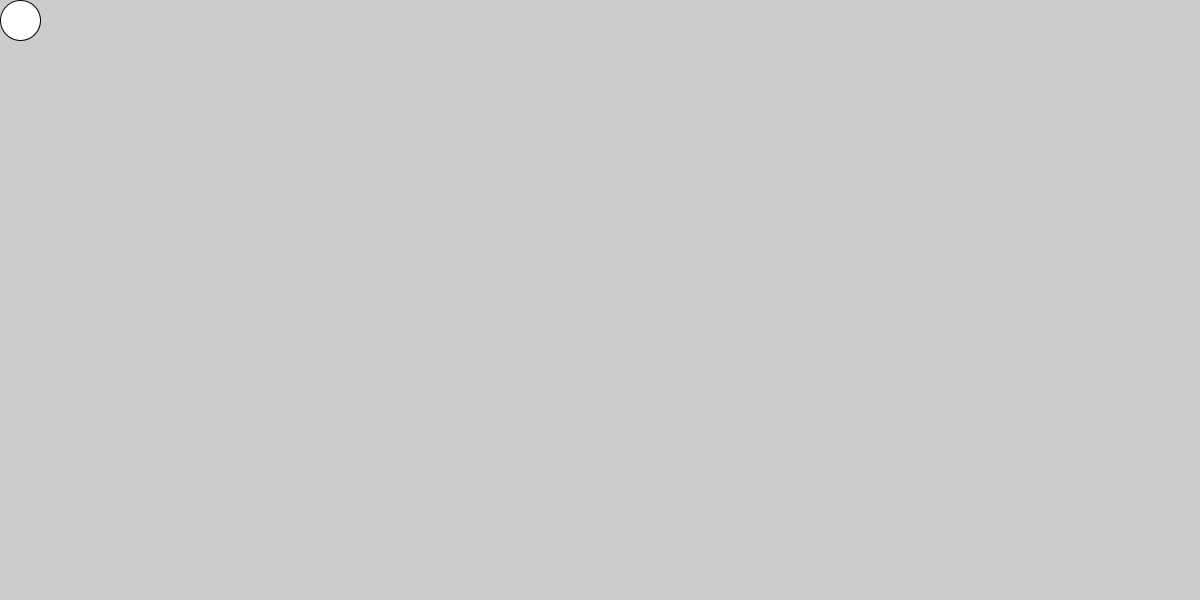
Frame 1 (no input)
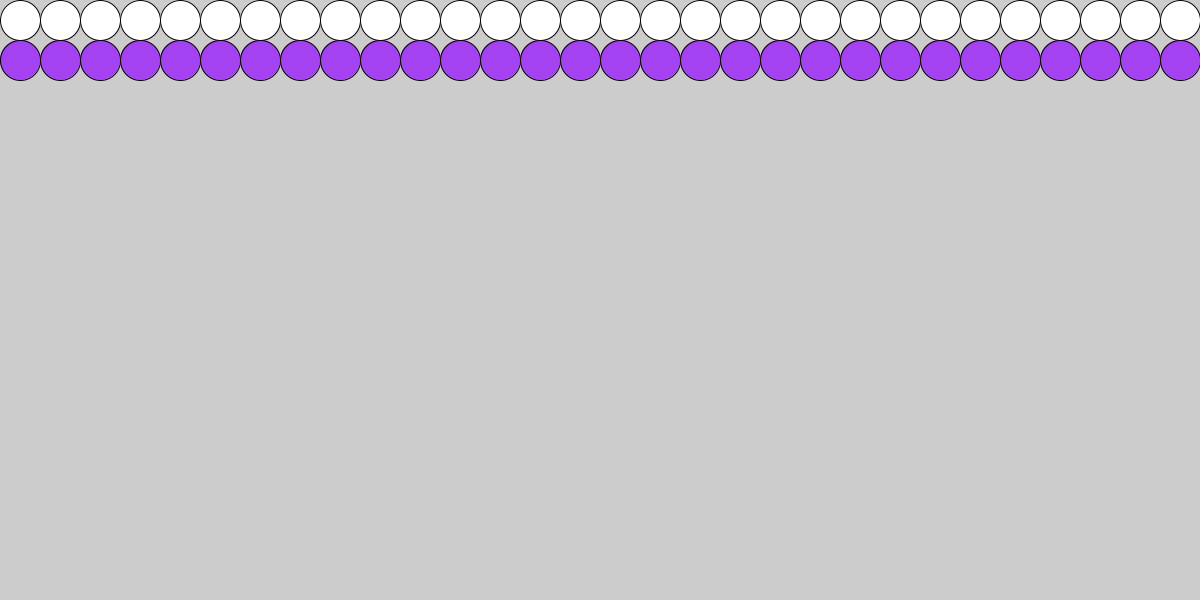
Frame 60 (the mouse pressed at the canvas centre just before this capture)
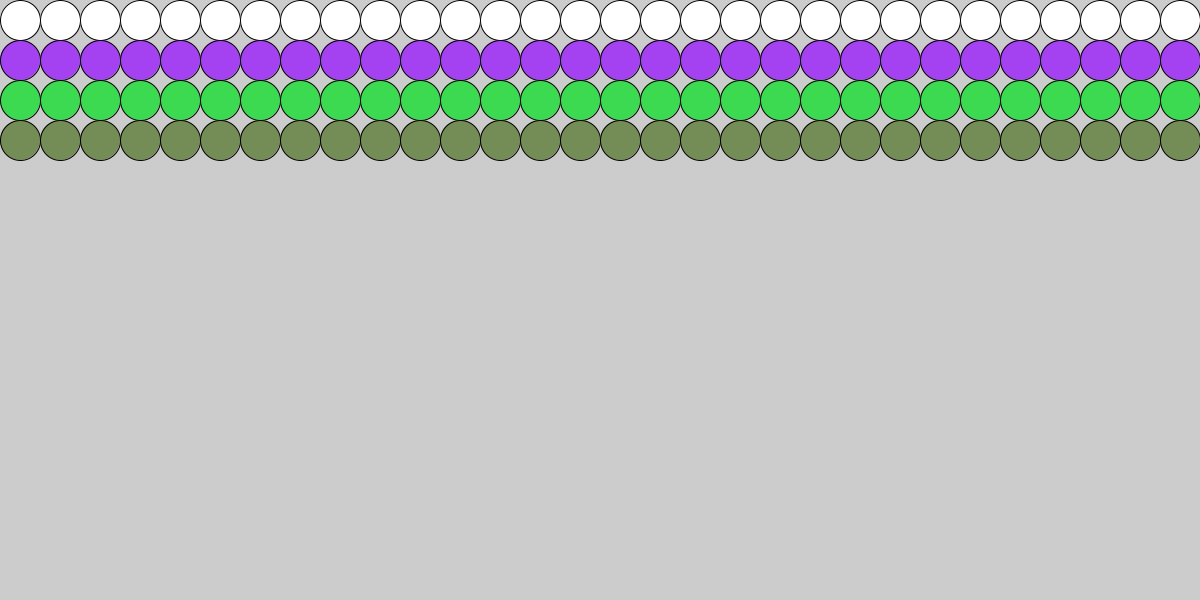
Frame 120 (the mouse held since frame 60 and released just before this capture)

The Processing sketch that drew these frames (run headless with seeded random() and noise(); from frame 60 on, the mouse is pressed at the canvas centre):

// Processing sketch: TaskFive
// ── TaskFive.pde
/* 
The code in this sketch will not compile, as it referes to varables which have not yet been declared 
Please complete task 5 to get this to compile.
*/

int circleSize;
int counter = 0;
int rowCounter = 0;
int numberOfCircles;
int red;
int green;
int blue;

void setup(){
   size(1200,600);
   red = 255;
   green = 255;
   blue = 255;
   
   numberOfCircles = 30;
   circleSize = width/numberOfCircles;
   ellipseMode(CORNER);
  
}
void draw(){
  int x;
  int y;
 
  x = circleSize*counter;
  y = circleSize*rowCounter;
 
 // Un-comment this line after completing step 6.a 
   fill(red,green,blue);
   
   ellipse(x,y,circleSize,circleSize);
  
  // Explaining conditional assignments. 
  // First part before the ?-mark, is a conditional. 
  // If this is true, the value after the ?-mark will be assigned. 
  // If not, the last value will.
  
  counter =  frameCount % numberOfCircles == 0 ? 0 : counter+1;
  rowCounter =  counter==0 ? rowCounter+1:rowCounter;
  
  
  // Explaining the modulus operator
  // Modulus is what is left when you divide one int with another int.
  // 1 % 3 = 1 (3 people can't share 1 apple without cutting it, so 1 apple is left)
  // 2 % 3 = 2
  // 3 % 3 = 0
 
  //Add the code for 6.c here
  red = counter == 0 ? (int) random(255): red;
  green = counter == 0 ? (int) random(255): green;
  blue = counter == 0 ? (int) random(255): blue;
}
